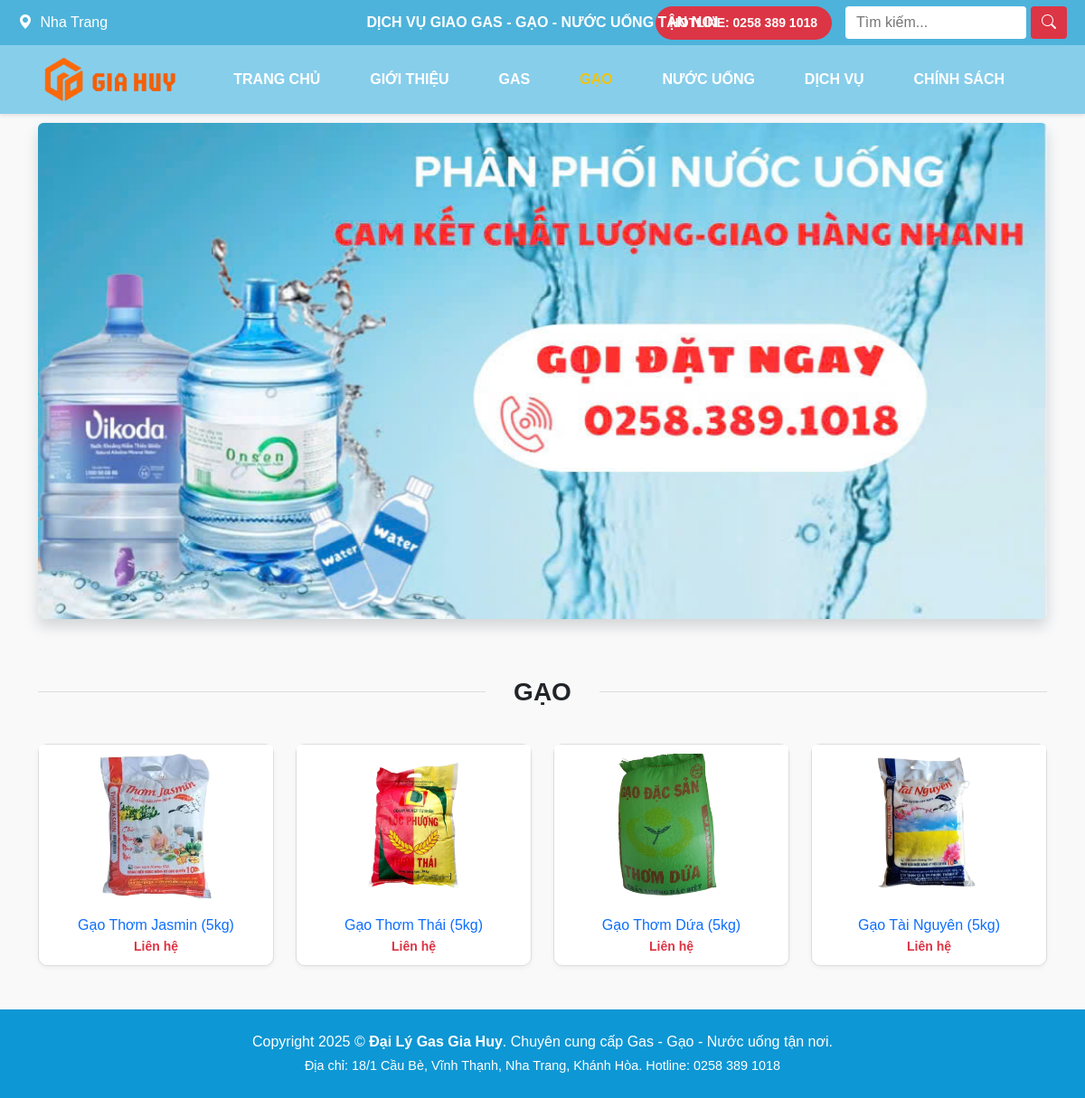
/php/all_gao.php, run on the app's committed database.
### tables this page shows
CREATE TABLE `Gao` (
  `GaoID` INT NOT NULL AUTO_INCREMENT,
  `TenGao` NVARCHAR(100),
  `ThuongHieu` NVARCHAR(100),
  `LoaiGao` NVARCHAR(100),
  `TrongLuong` FLOAT,
  `GiaThanh` NVARCHAR(50),
  `ThongTin` TEXT,
  `HinhAnh` varchar(255),
  PRIMARY KEY (`GaoID`)
);

### php/all_gao.php (the view, shortened to what this page needs)
<!DOCTYPE html>
<html lang="vi">
<head>
  <link href="https://cdn.jsdelivr.net/npm/bootstrap@5.3.0/dist/css/bootstrap.min.css" rel="stylesheet">
  <link href="https://cdn.jsdelivr.net/npm/bootstrap-icons@1.10.5/font/bootstrap-icons.css" rel="stylesheet">
  <link rel="stylesheet" href="https://cdnjs.cloudflare.com/ajax/libs/font-awesome/6.5.0/css/all.min.css" />
  <link rel="stylesheet" href="../css/home.css">
</head>
<body>
<body>
  <div id="topbar">
    <div class="topbar-left">
      <i class="bi bi-geo-alt-fill me-1"></i> Nha Trang
    </div>
    <div class="topbar-center d-none d-md-block">
      DỊCH VỤ GIAO GAS - GẠO - NƯỚC UỐNG TẬN NƠI
    </div>
    <div class="topbar-right">
      <a href="tel:02583891018" class="hotline-btn">HOTLINE: 0258 389 1018</a>
      <form class="search-form" role="search" action="search.php" method="GET">
        <input type="text" name="keyword" placeholder="Tìm kiếm...">
        <button type="submit"><i class="bi bi-search"></i></button>
      </form>
    </div>
  </div>
  <nav id="navbar" class="navbar navbar-expand-lg navbar-light">
    <div class="container">
      <a class="navbar-brand" href="../home.php">
        <img src="../img/logo.png" alt="GAS GIA HUY">
      </a>
      <div class="collapse navbar-collapse justify-content-center" id="navbarNav">
        <ul class="navbar-nav fw-bold text-uppercase w-100 d-flex justify-content-evenly custom-nav">
          <li class="nav-item"><a class="nav-link" href="../home.php">Trang chủ</a></li>
          <li class="nav-item"><a class="nav-link" href="../html/gioithieu.html">Giới thiệu</a></li>
          <li class="nav-item"><a class="nav-link" href="all_gas.php">Gas</a></li>
          <li class="nav-item"><a class="nav-link active" href="all_gao.php">Gạo</a></li>
          <li class="nav-item"><a class="nav-link" href="all_nuocuong.php">Nước uống</a></li>
          <li class="nav-item"><a class="nav-link" href="../html/dichvu.html">Dịch vụ</a></li>
          <li class="nav-item"><a class="nav-link" href="../html/chinhsach.html">Chính sách</a></li>
        </ul>
      </div>
    </div>
  </nav>
<main>
<div class="container py-3" style="background-color: #f8f9fa;">
  <div id="bannerCarousel" class="carousel slide carousel-fade" data-bs-ride="carousel">
    <div class="carousel-inner rounded shadow">
      <div class="carousel-item active">
        <img src="../img/banner.jpg" class="d-block w-100" alt="Gas Gia Huy Banner">
      </div>
    </div>
  </div>
</div>
<?php
include 'connect.php';
$sql = "SELECT GaoID, TenGao, GiaThanh, HinhAnh FROM gao";
$result = $conn->query($sql);
$gaoProducts = [];
if ($result && $result->num_rows > 0) {
    while ($row = $result->fetch_assoc()) {
        $gaoProducts[] = $row;
    }
}
?>
<section class="container my-5" id="gao">
  <div class="section-title">
    <h3 class="mx-3 fw-bold mb-0">GẠO</h3>
  </div>
  <div class="row g-4 justify-content-center">
    <?php foreach ($gaoProducts as $product): ?>
      <div class="col-md-3">
        <a href="detail_gao.php?id=<?= $product['GaoID'] ?>" class="text-decoration-none text-dark">
          <div class="card product-card">
            <img
              src="../img/gao/<?= htmlspecialchars($product['HinhAnh']) ?>"
              class="card-img-top"
              alt="<?= htmlspecialchars($product['TenGao']) ?>">
            <div class="card-body text-center">
              <h6 class="text-primary mb-1"><?= htmlspecialchars($product['TenGao']) ?></h6>
              <p class="text-danger fw-bold mb-0">
                <?= is_numeric($product['GiaThanh']) && $product['GiaThanh'] > 0
                  ? number_format($product['GiaThanh'], 0, ',', '.') . '₫'
                  : 'Liên hệ' ?>
              </p>
            </div>
          </div>
        </a>
      </div>
    <?php endforeach; ?>
  </div>
</section>
</main>
  <footer class="text-light text-center text-white py-4" style="background-color: #0d97d4; width: 100%; margin-top: auto;">
      <div class="container" style="background-color: #0d97d4;">
          <p class="mb-1 fs-6">Copyright 2025 &copy; <strong>Đại Lý Gas Gia Huy</strong>. Chuyên cung cấp Gas - Gạo - Nước uống tận nơi.</p>
          <p class="mb-0">Địa chỉ: 18/1 Cầu Bè, Vĩnh Thạnh, Nha Trang, Khánh Hòa. Hotline: 0258 389 1018</p>
      </div>
  </footer>
</body>
</html>

### css/home.css (style rules this page uses)
body { font-family: Arial, sans-serif; background-color: #f9f9f9; padding-top: 0; margin: 0; }
#topbar { background-color: #4db3db !important; height: 50px; position: fixed; top: 0; left: 0; width: 100%; z-index: 1040; transition: transform 0.3s ease; display: flex; align-items: center; padding: 0 20px; }
#navbar { background-color: #87ceeb !important; position: fixed; top: 50px; left: 0; width: 100%; z-index: 1039; transition: top 0.3s ease, transform 0.3s ease; box-shadow: 0 2px 4px rgba(0,0,0,0.1); }
main { padding-top: 120px; }
.topbar-left { color: white; font-weight: 500; }
.topbar-center { position: absolute; left: 50%; transform: translateX(-50%); color: white; font-weight: bold; text-align: center; }
.topbar-right { margin-left: auto; display: flex; align-items: center; gap: 15px; }
.hotline-btn { background-color: #dc3545; color: white; padding: 8px 16px; border-radius: 20px; font-weight: bold; text-decoration: none; font-size: 14px; }
.search-form { display: flex; gap: 5px; }
.search-form input { width: 200px; padding: 6px 12px; border: none; border-radius: 4px; }
.search-form button { background-color: #dc3545; border: none; color: white; padding: 6px 12px; border-radius: 4px; }
.navbar-brand img { height: 50px; }
.custom-nav .nav-link { color: white !important; font-weight: 700; text-transform: uppercase; transition: color 0.3s ease; padding: 10px 20px; }
.custom-nav .nav-link:hover, .custom-nav .nav-link.active { color: #f1c40f !important; }
.product-card { height: 100%; border: 1px solid #ddd; border-radius: 10px; box-shadow: 0 2px 5px rgba(0, 0, 0, 0.05); transition: transform 0.3s ease, box-shadow 0.3s ease; }
.card-img-top { height: 180px; width: 100%; object-fit: contain; padding: 10px; background-color: white; }
.product-card .card-body { padding: 10px; font-size: 14px; text-align: center; }
.section-title { display: flex; align-items: center; text-align: center; margin: 40px 0; }
.section-title::before, .section-title::after { content: ''; flex: 1; border-bottom: 1px solid #ddd; }
.section-title::before { margin-right: 15px; }
.section-title::after { margin-left: 15px; }
footer { background-color: #1c1f22; color: white; font-size: 0.9rem; margin-top: auto; }

### data on the page
gao: HinhAnh (picture), TenGao "Gạo Thơm Jasmin (5kg)", GiaThanh "Liên hệ"
gao: HinhAnh (picture), TenGao "Gạo Thơm Thái (5kg)", GiaThanh "Liên hệ"
gao: HinhAnh (picture), TenGao "Gạo Thơm Dứa (5kg)", GiaThanh "Liên hệ"
gao: HinhAnh (picture), TenGao "Gạo Tài Nguyên (5kg)", GiaThanh "Liên hệ"
